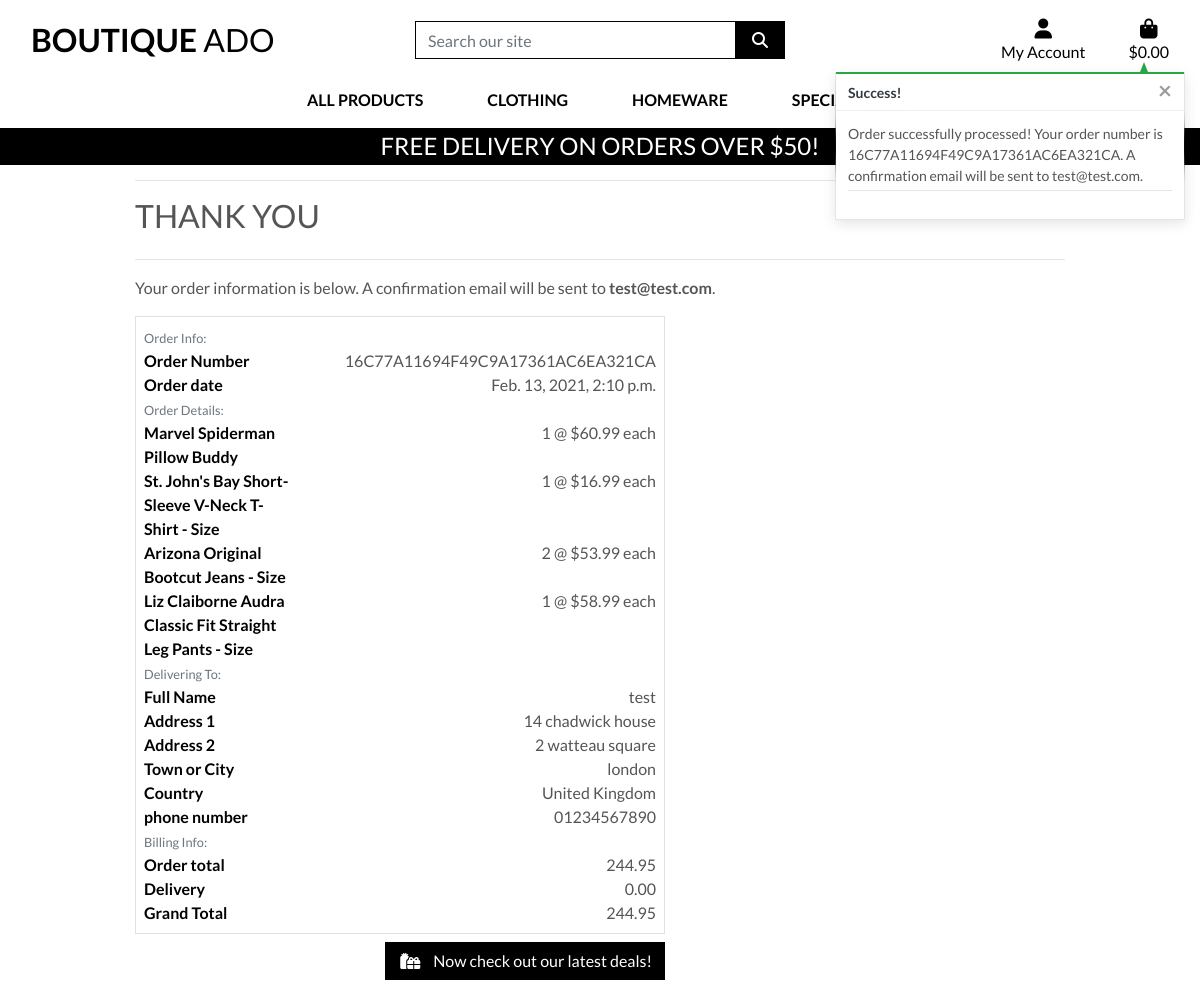
Page /checkout/checkout_success/16C77A11694F49C9A17361AC6EA321CA on the committed database.
### checkout/models.py (models this page shows, shortened)
class Order(models.Model):
    order_number = models.CharField(max_length=32, null=False, editable=False)
    full_name = models.CharField(max_length=50, null=False, blank=False)
    email = models.EmailField(max_length=254, null=False, blank=False)
    phone_number = models.CharField(max_length=20, null=False, blank=False)
    country = CountryField(blank_label='Country *', null=False, blank=False)
    postcode = models.CharField(max_length=20, null=True, blank=True)
    town_or_city = models.CharField(max_length=40, null=False, blank=False)
    street_address1 = models.CharField(max_length=80, null=False, blank=False)
    street_address2 = models.CharField(max_length=80, null=True, blank=True)
    county = models.CharField(max_length=80, null=True, blank=True)
    date = models.DateTimeField(auto_now_add=True)
    delivery_cost = models.DecimalField(max_digits=6, decimal_places=2, null=False, default=0)
    order_total = models.DecimalField(max_digits=10, decimal_places=2, null=False, default=0)
    grand_total = models.DecimalField(max_digits=10, decimal_places=2, null=False, default=0)
    original_bag = models.TextField(null=False, blank=False, default='')
    stripe_pid = models.CharField(max_length=254, null=False, blank=False, default='')

class OrderLineItem(models.Model):
    order = models.ForeignKey(Order, null=False, blank=False, on_delete=models.CASCADE, related_name='lineitems')
    product = models.ForeignKey(Product, null=False, blank=False, on_delete=models.CASCADE)
    product_size = models.CharField(max_length=2, null=True, blank=True) # XS, S, M, L, XL
    quantity = models.IntegerField(null=False, blank=False, default=0)
    lineitem_total = models.DecimalField(max_digits=6, decimal_places=2, null=False, blank=False, editable=False)

### products/models.py (models this page shows, shortened)
class Product(models.Model):
    category = models.ForeignKey('Category', null=True, blank=True, on_delete=models.SET_NULL)
    sku = models.CharField(max_length=254, null=True, blank=True)
    name = models.CharField(max_length=254)
    description = models.TextField()
    has_sizes = models.BooleanField(default=False, null=True, blank=True)
    price = models.DecimalField(max_digits=6, decimal_places=2)
    rating = models.DecimalField(max_digits=6, decimal_places=2, null=True, blank=True)
    image_url = models.URLField(max_length=1024, null=True, blank=True)
    image = models.ImageField(null=True, blank=True)

### checkout/views.py (the view)
# urls.py: path('checkout_success/<order_number>', views.checkout_success, name='checkout_success'),
def checkout_success(request, order_number):
    save_info = request.session.get('save_info')
    order = get_object_or_404(Order, order_number=order_number)
    messages.success(request, f'Order successfully processed! \
        Your order number is {order_number}. A confirmation \
        email will be sent to {order.email}.')
    if 'bag' in request.session:
        del request.session['bag']
    template = 'checkout/checkout_success.html'
    context = {
        'order': order,
    }
    return render(request, template, context)

### bag/contexts.py (called while the page is built, shortened)
def bag_contents(request):
    bag_items = []
    total = 0
    product_count = 0
    bag = request.session.get('bag', {})
    if total < settings.FREE_DELIVERY_THRESHOLD:
        delivery = total * Decimal(settings.STANDARD_DELIVERY_PERCENTAGE/100)
        free_delivery_delta = settings.FREE_DELIVERY_THRESHOLD - total
    else:
        delivery = 0
        free_delivery_delta = 0
    grand_total = delivery + total
    context = {
        "bag_items": bag_items,
        "total": total,
        "product_count": product_count,
        "delivery": delivery,
        "free_delivery_delta": free_delivery_delta,
        "free_delivery_threshold": settings.FREE_DELIVERY_THRESHOLD,
        "grand_total": grand_total,
    }
    return context

### checkout/templates/checkout/checkout_success.html (shortened to what this page needs)
{% extends "base.html" %}
{% load static %}
{% block extra_css %}
    <link rel="stylesheet" href="{% static 'checkout/css/checkout.css' %}">
{% endblock %}
{% block page_header %}
    <div class="container header-container">
    </div>
{% endblock %}
{% block content %}
    <div class="overlay"></div>
    <div class="container">
        <div class="row">
            <div class="col">
                <hr>
                <h2 class="logo-font mb-4">Thank You</h2>
                <hr>
                <p>Your order information is below. A confirmation email will be sent to <strong>{{ order.email }}</strong>.</p>
            </div>
        </div>
        <div class="row">
            <div class="col-12 col-lg-7">
                <div class="order-confirmation-wrapper p-2 border">
                    <div class="row">
                        <div class="col">
                            <small class="text-muted">Order Info:</small>
                        </div>
                    </div>
                    <div class="row">
                        <div class="col-12 col-md-4">
                            <p class="mb-0 text-black font-weight-bold">Order Number</p>
                        </div>
                        <div class="col-12 col-md-8 text-md-right">
                            <p class="mb-0">{{ order.order_number }}</p>
                        </div>
                    </div>
                    <div class="row">
                        <div class="col-12 col-md-4">
                            <p class="mb-0 text-black font-weight-bold">Order date</p>
                        </div>
                        <div class="col-12 col-md-8 text-md-right">
                            <p class="mb-0">{{ order.date }}</p>
                        </div>
                    </div>
                     <div class="row">
                        <div class="col">
                            <small class="text-muted">Order Details:</small>
                        </div>
                    </div>
                    {% for item in order.lineitems.all %}
                    <div class="row">
                        <div class="col-12 col-md-4">
                            <p class="mb-0 text-black font-weight-bold">{{ item.product.name }}{% if item.product_size %} - Size {{ item.product.size|upper }}{% endif %}</p>
                        </div>
                        <div class="col-12 col-md-8 text-md-right">
                            <p class="mb-0">{{ item.quantity }} @ ${{item.product.price}} each</p>
                        </div>
                    </div>
                    {% endfor %}
                     <div class="row">
                        <div class="col">
                            <small class="text-muted">Delivering To:</small>
                        </div>
                    </div>
                    <div class="row">
                        <div class="col-12 col-md-4">
                            <p class="mb-0 text-black font-weight-bold">Full Name</p>
                        </div>
                        <div class="col-12 col-md-8 text-md-right">
                            <p class="mb-0">{{ order.full_name }}</p>
                        </div>
                    </div>
                    <div class="row">
                        <div class="col-12 col-md-4">
                            <p class="mb-0 text-black font-weight-bold">Address 1</p>
                        </div>
                        <div class="col-12 col-md-8 text-md-right">
                            <p class="mb-0">{{ order.street_address1 }}</p>
                        </div>
                    </div>
                    {% if order.street_address2 %}
                    <div class="row">
                        <div class="col-12 col-md-4">
                            <p class="mb-0 text-black font-weight-bold">Address 2</p>
                        </div>
                        <div class="col-12 col-md-8 text-md-right">
                            <p class="mb-0">{{ order.street_address2 }}</p>
                        </div>
                    </div>
                    {% endif %}
                    <div class="row">
                        <div class="col-12 col-md-4">
                            <p class="mb-0 text-black font-weight-bold">Town or City</p>
                        </div>
                        <div class="col-12 col-md-8 text-md-right">
                            <p class="mb-0">{{ order.town_or_city }}</p>
                        </div>
                    </div>
                    <div class="row">
                        <div class="col-12 col-md-4">
                            <p class="mb-0 text-black font-weight-bold">Country</p>
                        </div>
                        <div class="col-12 col-md-8 text-md-right">
                            <p class="mb-0">{{ order.country }}</p>
                        </div>
                    </div>
                    <div class="row">
                        <div class="col-12 col-md-4">
                            <p class="mb-0 text-black font-weight-bold">phone number</p>
                        </div>
                        <div class="col-12 col-md-8 text-md-right">
                            <p class="mb-0">{{ order.phone_number }}</p>
                        </div>
                    </div>
                     <div class="row">
                        <div class="col">
                            <small class="text-muted">Billing Info:</small>
                        </div>
                    </div>
                    <div class="row">
                        <div class="col-12 col-md-4">
                            <p class="mb-0 text-black font-weight-bold">Order total</p>
                        </div>
                        <div class="col-12 col-md-8 text-md-right">
                            <p class="mb-0">{{ order.order_total }}</p>
                        </div>
                    </div>
                    <div class="row">
                        <div class="col-12 col-md-4">
                            <p class="mb-0 text-black font-weight-bold">Delivery</p>
                        </div>
                        <div class="col-12 col-md-8 text-md-right">
                            <p class="mb-0">{{ order.delivery_cost }}</p>
                        </div>
                    </div>
                    <div class="row">
                        <div class="col-12 col-md-4">
                            <p class="mb-0 text-black font-weight-bold">Grand Total</p>
                        </div>
                        <div class="col-12 col-md-8 text-md-right">
                            <p class="mb-0">{{ order.grand_total }}</p>
                        </div>
                    </div>
                </div>
            </div>
        </div>
        <div class="row">
            <div class="col-12 col-lg-7 text-right">
                <a href="{% url 'products' %}?category=new_arrivals,deals,clearance" class="btn btn-black rounded-0 my-2">
                    <span class="icon mr-2">
                        <i class="fas fa-gifts"></i>
                    </span>
                    <span class="text-uppercas">Now check out our latest deals!</span>
                </a>
            </div>
        </div>
    </div>
{% endblock %}

### static/css/base.css (style rules this page uses)
html { height: 100%; }
body { background: url('/media/homepage_background_cropped.jpg') no-repeat center center fixed; background-size: cover; height: calc(100vh - 164px); color: #555; font-family: 'lato'; }
.icon { align-items: center; display: inline-flex; justify-content: center; height: 1.5rem; width: 1.5rem; }
.logo-font { text-transform: uppercase; }
.btn-black { background: black; color: white; }
.text-black { color: #000 !important; }
.overlay { height: 100%; width: 100%; top: 0; left: 0; position: fixed; background: white; z-index: -1; }
@media (min-width: 1200px) { .container { max-width: 80%; } }
@media (min-width: 992px) { .header-container { padding-top: 164px; } }

### rows in the picture
Order: email "test@test.com", order_number "16C77A11694F49C9A17361AC6EA321CA", date "Feb. 13, 2021, 2:10 p.m.", full_name "test", street_address1 "14 chadwick house", street_address2 "2 watteau square", town_or_city "london", country "United Kingdom", phone_number "01234567890", order_total "244.95", delivery_cost "0.00", grand_total "244.95"
OrderLineItem: product.name "Marvel Spiderman Pillow Buddy", quantity "1", product.price "60.99"
OrderLineItem: product.name "St. John's Bay Short-Sleeve V-Neck T-Shirt", quantity "1", product.price "16.99"
OrderLineItem: product.name "Arizona Original Bootcut Jeans", quantity "2", product.price "53.99"
OrderLineItem: product.name "Liz Claiborne Audra Classic Fit Straight Leg Pants", quantity "1", product.price "58.99"

### other values in the picture
{{ free_delivery_threshold }} "50"
{{ message }} "Order successfully processed! Your order number is 16C77A11694F49C9A17361AC6EA321CA. A confirmation email will be sent to test@test.com."
